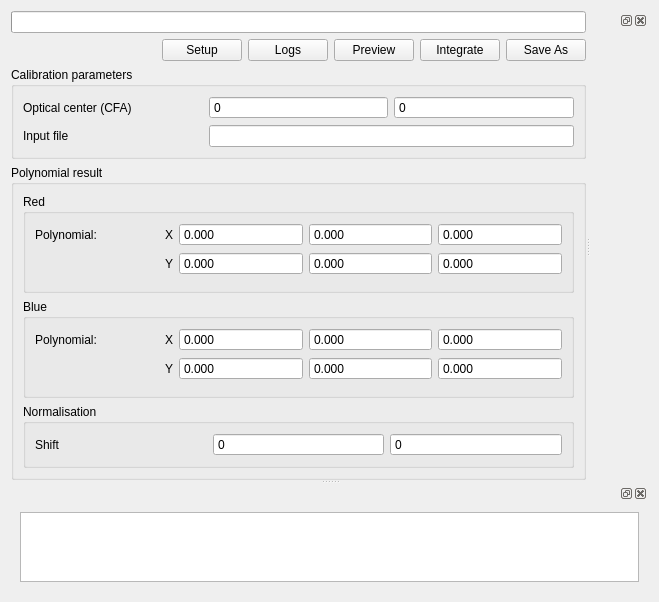
<?xml version="1.0" encoding="UTF-8"?>
<ui version="4.0">
 <class>LCATuning</class>
 <widget class="QWidget" name="LCATuning">
  <property name="geometry">
   <rect>
    <x>0</x>
    <y>0</y>
    <width>659</width>
    <height>577</height>
   </rect>
  </property>
  <property name="windowTitle">
   <string>LCA Tuning</string>
  </property>
  <layout class="QGridLayout" name="gridLayout_10">
   <item row="0" column="0">
    <widget class="QSplitter" name="splitter_2">
     <property name="orientation">
      <enum>Qt::Vertical</enum>
     </property>
     <widget class="QWidget" name="gridLayoutWidget_3">
      <layout class="QGridLayout" name="gridLayout_8">
       <item row="0" column="0">
        <widget class="QSplitter" name="splitter">
         <property name="orientation">
          <enum>Qt::Horizontal</enum>
         </property>
         <widget class="QWidget" name="gridLayoutWidget">
          <layout class="QGridLayout" name="gridLayout">
           <item row="1" column="0">
            <spacer name="horizontalSpacer">
             <property name="orientation">
              <enum>Qt::Horizontal</enum>
             </property>
             <property name="sizeHint" stdset="0">
              <size>
               <width>611</width>
               <height>20</height>
              </size>
             </property>
            </spacer>
           </item>
           <item row="1" column="1">
            <widget class="QPushButton" name="reset_btn">
             <property name="text">
              <string>Setup</string>
             </property>
            </widget>
           </item>
           <item row="1" column="2">
            <widget class="QPushButton" name="log_btn">
             <property name="text">
              <string>Logs</string>
             </property>
            </widget>
           </item>
           <item row="1" column="4">
            <widget class="QPushButton" name="integrate_btn">
             <property name="text">
              <string>Integrate</string>
             </property>
            </widget>
           </item>
           <item row="1" column="5">
            <widget class="QPushButton" name="save_btn">
             <property name="text">
              <string>Save As</string>
             </property>
            </widget>
           </item>
           <item row="0" column="0" colspan="6">
            <widget class="QProgressBar" name="progress">
             <property name="value">
              <number>0</number>
             </property>
             <property name="textVisible">
              <bool>false</bool>
             </property>
             <property name="format">
              <string>progress %p%</string>
             </property>
            </widget>
           </item>
           <item row="2" column="0" colspan="6">
            <widget class="QGroupBox" name="calibration_grp">
             <property name="title">
              <string>Calibration parameters</string>
             </property>
             <property name="flat">
              <bool>true</bool>
             </property>
             <layout class="QGridLayout" name="gridLayout_7">
              <item row="0" column="0">
               <widget class="QLabel" name="center_lbl">
                <property name="text">
                 <string>Optical center (CFA)</string>
                </property>
               </widget>
              </item>
              <item row="0" column="1">
               <widget class="QSpinBox" name="centerX">
                <property name="readOnly">
                 <bool>true</bool>
                </property>
                <property name="buttonSymbols">
                 <enum>QAbstractSpinBox::NoButtons</enum>
                </property>
                <property name="maximum">
                 <number>65536</number>
                </property>
               </widget>
              </item>
              <item row="0" column="2">
               <widget class="QSpinBox" name="centerY">
                <property name="readOnly">
                 <bool>true</bool>
                </property>
                <property name="buttonSymbols">
                 <enum>QAbstractSpinBox::NoButtons</enum>
                </property>
                <property name="maximum">
                 <number>65536</number>
                </property>
               </widget>
              </item>
              <item row="1" column="0">
               <widget class="QLabel" name="inputFile_lbl">
                <property name="text">
                 <string>Input file</string>
                </property>
               </widget>
              </item>
              <item row="1" column="1" colspan="2">
               <widget class="QLineEdit" name="inputFile">
                <property name="readOnly">
                 <bool>true</bool>
                </property>
               </widget>
              </item>
             </layout>
            </widget>
           </item>
           <item row="3" column="0" colspan="6">
            <widget class="QGroupBox" name="polynomial_grp">
             <property name="title">
              <string>Polynomial result</string>
             </property>
             <property name="flat">
              <bool>true</bool>
             </property>
             <layout class="QGridLayout" name="gridLayout_2">
              <item row="0" column="0">
               <widget class="QGroupBox" name="red_frm">
                <property name="title">
                 <string>Red</string>
                </property>
                <property name="flat">
                 <bool>true</bool>
                </property>
                <layout class="QGridLayout" name="gridLayout_4">
                 <item row="0" column="4">
                  <widget class="QDoubleSpinBox" name="redPolyX2">
                   <property name="readOnly">
                    <bool>true</bool>
                   </property>
                   <property name="buttonSymbols">
                    <enum>QAbstractSpinBox::NoButtons</enum>
                   </property>
                   <property name="decimals">
                    <number>3</number>
                   </property>
                   <property name="minimum">
                    <double>-99.989999999999995</double>
                   </property>
                   <property name="maximum">
                    <double>10.000000000000000</double>
                   </property>
                   <property name="singleStep">
                    <double>0.000100000000000</double>
                   </property>
                  </widget>
                 </item>
                 <item row="0" column="0">
                  <widget class="QLabel" name="redPolyX_lbl">
                   <property name="text">
                    <string>Polynomial:</string>
                   </property>
                  </widget>
                 </item>
                 <item row="0" column="3">
                  <widget class="QDoubleSpinBox" name="redPolyX1">
                   <property name="readOnly">
                    <bool>true</bool>
                   </property>
                   <property name="buttonSymbols">
                    <enum>QAbstractSpinBox::NoButtons</enum>
                   </property>
                   <property name="decimals">
                    <number>3</number>
                   </property>
                   <property name="minimum">
                    <double>-99.989999999999995</double>
                   </property>
                   <property name="maximum">
                    <double>10.000000000000000</double>
                   </property>
                   <property name="singleStep">
                    <double>0.000100000000000</double>
                   </property>
                  </widget>
                 </item>
                 <item row="0" column="2">
                  <widget class="QDoubleSpinBox" name="redPolyX0">
                   <property name="readOnly">
                    <bool>true</bool>
                   </property>
                   <property name="buttonSymbols">
                    <enum>QAbstractSpinBox::NoButtons</enum>
                   </property>
                   <property name="decimals">
                    <number>3</number>
                   </property>
                   <property name="minimum">
                    <double>-99.989999999999995</double>
                   </property>
                   <property name="maximum">
                    <double>10.000000000000000</double>
                   </property>
                   <property name="singleStep">
                    <double>0.000100000000000</double>
                   </property>
                  </widget>
                 </item>
                 <item row="1" column="2">
                  <widget class="QDoubleSpinBox" name="redPolyY0">
                   <property name="readOnly">
                    <bool>true</bool>
                   </property>
                   <property name="buttonSymbols">
                    <enum>QAbstractSpinBox::NoButtons</enum>
                   </property>
                   <property name="decimals">
                    <number>3</number>
                   </property>
                   <property name="minimum">
                    <double>-99.989999999999995</double>
                   </property>
                  </widget>
                 </item>
                 <item row="1" column="3">
                  <widget class="QDoubleSpinBox" name="redPolyY1">
                   <property name="readOnly">
                    <bool>true</bool>
                   </property>
                   <property name="buttonSymbols">
                    <enum>QAbstractSpinBox::NoButtons</enum>
                   </property>
                   <property name="decimals">
                    <number>3</number>
                   </property>
                   <property name="minimum">
                    <double>-99.989999999999995</double>
                   </property>
                  </widget>
                 </item>
                 <item row="1" column="4">
                  <widget class="QDoubleSpinBox" name="redPolyY2">
                   <property name="readOnly">
                    <bool>true</bool>
                   </property>
                   <property name="buttonSymbols">
                    <enum>QAbstractSpinBox::NoButtons</enum>
                   </property>
                   <property name="decimals">
                    <number>3</number>
                   </property>
                   <property name="minimum">
                    <double>-99.989999999999995</double>
                   </property>
                  </widget>
                 </item>
                 <item row="0" column="1">
                  <widget class="QLabel" name="redPolyX2_lbl">
                   <property name="sizePolicy">
                    <sizepolicy hsizetype="Fixed" vsizetype="Preferred">
                     <horstretch>0</horstretch>
                     <verstretch>0</verstretch>
                    </sizepolicy>
                   </property>
                   <property name="text">
                    <string>X</string>
                   </property>
                   <property name="alignment">
                    <set>Qt::AlignRight|Qt::AlignTrailing|Qt::AlignVCenter</set>
                   </property>
                  </widget>
                 </item>
                 <item row="1" column="1">
                  <widget class="QLabel" name="redPolyY_lbl">
                   <property name="sizePolicy">
                    <sizepolicy hsizetype="Fixed" vsizetype="Preferred">
                     <horstretch>0</horstretch>
                     <verstretch>0</verstretch>
                    </sizepolicy>
                   </property>
                   <property name="text">
                    <string>Y</string>
                   </property>
                   <property name="alignment">
                    <set>Qt::AlignRight|Qt::AlignTrailing|Qt::AlignVCenter</set>
                   </property>
                  </widget>
                 </item>
                 <item row="3" column="2" colspan="3">
                  <widget class="QWidget" name="widget_2" native="true">
                   <layout class="QHBoxLayout" name="horizontalLayout">
                    <property name="margin">
                     <number>0</number>
                    </property>
                   </layout>
                  </widget>
                 </item>
                </layout>
               </widget>
              </item>
              <item row="1" column="0">
               <widget class="QGroupBox" name="blue_frm">
                <property name="title">
                 <string>Blue</string>
                </property>
                <property name="flat">
                 <bool>true</bool>
                </property>
                <layout class="QGridLayout" name="gridLayout_3">
                 <item row="1" column="4">
                  <widget class="QDoubleSpinBox" name="bluePolyY2">
                   <property name="readOnly">
                    <bool>true</bool>
                   </property>
                   <property name="buttonSymbols">
                    <enum>QAbstractSpinBox::NoButtons</enum>
                   </property>
                   <property name="decimals">
                    <number>3</number>
                   </property>
                   <property name="minimum">
                    <double>-99.989999999999995</double>
                   </property>
                  </widget>
                 </item>
                 <item row="0" column="2">
                  <widget class="QDoubleSpinBox" name="bluePolyX0">
                   <property name="readOnly">
                    <bool>true</bool>
                   </property>
                   <property name="buttonSymbols">
                    <enum>QAbstractSpinBox::NoButtons</enum>
                   </property>
                   <property name="decimals">
                    <number>3</number>
                   </property>
                   <property name="minimum">
                    <double>-99.989999999999995</double>
                   </property>
                   <property name="maximum">
                    <double>10.000000000000000</double>
                   </property>
                   <property name="singleStep">
                    <double>0.000100000000000</double>
                   </property>
                  </widget>
                 </item>
                 <item row="0" column="3">
                  <widget class="QDoubleSpinBox" name="bluePolyX1">
                   <property name="readOnly">
                    <bool>true</bool>
                   </property>
                   <property name="buttonSymbols">
                    <enum>QAbstractSpinBox::NoButtons</enum>
                   </property>
                   <property name="decimals">
                    <number>3</number>
                   </property>
                   <property name="minimum">
                    <double>-99.989999999999995</double>
                   </property>
                   <property name="maximum">
                    <double>10.000000000000000</double>
                   </property>
                   <property name="singleStep">
                    <double>0.000100000000000</double>
                   </property>
                  </widget>
                 </item>
                 <item row="0" column="0">
                  <widget class="QLabel" name="bluePolyX_lbl">
                   <property name="text">
                    <string>Polynomial:</string>
                   </property>
                  </widget>
                 </item>
                 <item row="1" column="2">
                  <widget class="QDoubleSpinBox" name="bluePolyY0">
                   <property name="readOnly">
                    <bool>true</bool>
                   </property>
                   <property name="buttonSymbols">
                    <enum>QAbstractSpinBox::NoButtons</enum>
                   </property>
                   <property name="decimals">
                    <number>3</number>
                   </property>
                   <property name="minimum">
                    <double>-99.989999999999995</double>
                   </property>
                  </widget>
                 </item>
                 <item row="0" column="4">
                  <widget class="QDoubleSpinBox" name="bluePolyX2">
                   <property name="readOnly">
                    <bool>true</bool>
                   </property>
                   <property name="buttonSymbols">
                    <enum>QAbstractSpinBox::NoButtons</enum>
                   </property>
                   <property name="decimals">
                    <number>3</number>
                   </property>
                   <property name="minimum">
                    <double>-99.989999999999995</double>
                   </property>
                   <property name="maximum">
                    <double>10.000000000000000</double>
                   </property>
                   <property name="singleStep">
                    <double>0.000100000000000</double>
                   </property>
                  </widget>
                 </item>
                 <item row="1" column="3">
                  <widget class="QDoubleSpinBox" name="bluePolyY1">
                   <property name="readOnly">
                    <bool>true</bool>
                   </property>
                   <property name="buttonSymbols">
                    <enum>QAbstractSpinBox::NoButtons</enum>
                   </property>
                   <property name="decimals">
                    <number>3</number>
                   </property>
                   <property name="minimum">
                    <double>-99.989999999999995</double>
                   </property>
                  </widget>
                 </item>
                 <item row="0" column="1">
                  <widget class="QLabel" name="bluePolyX2_lbl">
                   <property name="sizePolicy">
                    <sizepolicy hsizetype="Fixed" vsizetype="Preferred">
                     <horstretch>0</horstretch>
                     <verstretch>0</verstretch>
                    </sizepolicy>
                   </property>
                   <property name="text">
                    <string>X</string>
                   </property>
                   <property name="alignment">
                    <set>Qt::AlignRight|Qt::AlignTrailing|Qt::AlignVCenter</set>
                   </property>
                  </widget>
                 </item>
                 <item row="1" column="1">
                  <widget class="QLabel" name="bluePolyY_lbl">
                   <property name="text">
                    <string>Y</string>
                   </property>
                   <property name="alignment">
                    <set>Qt::AlignRight|Qt::AlignTrailing|Qt::AlignVCenter</set>
                   </property>
                  </widget>
                 </item>
                 <item row="2" column="2" colspan="3">
                  <widget class="QWidget" name="widget" native="true">
                   <layout class="QHBoxLayout" name="horizontalLayout_2">
                    <property name="margin">
                     <number>0</number>
                    </property>
                   </layout>
                  </widget>
                 </item>
                </layout>
               </widget>
              </item>
              <item row="2" column="0">
               <widget class="QGroupBox" name="norm_frm">
                <property name="title">
                 <string>Normalisation</string>
                </property>
                <property name="flat">
                 <bool>true</bool>
                </property>
                <layout class="QGridLayout" name="gridLayout_5">
                 <item row="0" column="2">
                  <widget class="QSpinBox" name="shiftY">
                   <property name="readOnly">
                    <bool>true</bool>
                   </property>
                   <property name="buttonSymbols">
                    <enum>QAbstractSpinBox::NoButtons</enum>
                   </property>
                  </widget>
                 </item>
                 <item row="0" column="1">
                  <widget class="QSpinBox" name="shiftX">
                   <property name="readOnly">
                    <bool>true</bool>
                   </property>
                   <property name="buttonSymbols">
                    <enum>QAbstractSpinBox::NoButtons</enum>
                   </property>
                  </widget>
                 </item>
                 <item row="0" column="0">
                  <widget class="QLabel" name="shift_lbl">
                   <property name="text">
                    <string>Shift</string>
                   </property>
                  </widget>
                 </item>
                </layout>
               </widget>
              </item>
              <item row="3" column="0">
               <spacer name="verticalSpacer">
                <property name="orientation">
                 <enum>Qt::Vertical</enum>
                </property>
                <property name="sizeHint" stdset="0">
                 <size>
                  <width>20</width>
                  <height>40</height>
                 </size>
                </property>
               </spacer>
              </item>
             </layout>
            </widget>
           </item>
           <item row="1" column="3">
            <widget class="QPushButton" name="preview_btn">
             <property name="text">
              <string>Preview</string>
             </property>
            </widget>
           </item>
          </layout>
         </widget>
         <widget class="QWidget" name="gridLayoutWidget_2">
          <layout class="QGridLayout" name="previewLayout">
           <item row="0" column="0">
            <widget class="QDockWidget" name="previewDockWidget">
             <widget class="QWidget" name="dockWidgetContents_3"/>
            </widget>
           </item>
          </layout>
         </widget>
        </widget>
       </item>
      </layout>
     </widget>
     <widget class="QWidget" name="gridLayoutWidget_4">
      <layout class="QGridLayout" name="logLayout">
       <item row="0" column="0">
        <widget class="QDockWidget" name="logDockWidget">
         <widget class="QWidget" name="dockWidgetContents_2">
          <layout class="QGridLayout" name="gridLayout_6">
           <item row="0" column="0">
            <widget class="QTextEdit" name="log_te"/>
           </item>
          </layout>
         </widget>
        </widget>
       </item>
      </layout>
     </widget>
    </widget>
   </item>
  </layout>
 </widget>
 <tabstops>
  <tabstop>reset_btn</tabstop>
  <tabstop>save_btn</tabstop>
  <tabstop>centerX</tabstop>
  <tabstop>centerY</tabstop>
  <tabstop>inputFile</tabstop>
  <tabstop>redPolyX0</tabstop>
  <tabstop>redPolyX1</tabstop>
  <tabstop>redPolyX2</tabstop>
  <tabstop>redPolyY0</tabstop>
  <tabstop>redPolyY1</tabstop>
  <tabstop>redPolyY2</tabstop>
  <tabstop>bluePolyX0</tabstop>
  <tabstop>bluePolyX1</tabstop>
  <tabstop>bluePolyX2</tabstop>
  <tabstop>bluePolyY0</tabstop>
  <tabstop>bluePolyY1</tabstop>
  <tabstop>bluePolyY2</tabstop>
  <tabstop>shiftX</tabstop>
  <tabstop>shiftY</tabstop>
 </tabstops>
 <resources/>
 <connections/>
</ui>
